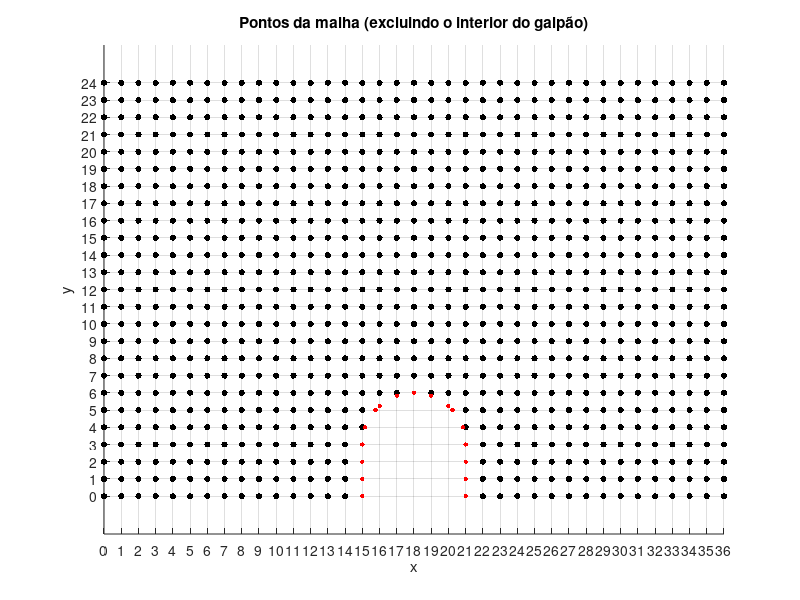

Source code (MATLAB): (Note: this script raises an error after producing the figure.)
clc, clear

% Criacao da malha

h = 3;
d = 5*h;
L = 2*h;
H = 8*h;

dx = 1;
dy = dx;

x = 0:dx:(2*d+L);
y = 0:dy:H;

[X,Y] = meshgrid(x,y);

% Outros parâmetros do problema

V = 100*3.6; %Velocidade em m/s!
lambda = 1.85;
toleracia = 0.01;
rho = 1.25;    % Densidade do ar (kg/m³)
gamma_ar = 1.4;% Razão de calor específico do ar

% Verificacao dos pontos dentro do galpao

isSolido = false(size(X));

for i = 1:length(x)
    for j = 1:length(y)
        xi = x(i);
        yj = y(j);
        % Se o ponto está dentro do telhado
        if xi >= d && xi <= d + L
            y_teto = sqrt((L/2)^2 - (xi - (d + L/2))^2) + h;
            if yj <= y_teto
                isSolido(j,i) = true; 
            end
        end
    end
end

[~, j_first] = find(isSolido(1, :), 1, 'first');
x_telha = (X(1,j_first)):dx:(d + L - dx);
y_telha = sqrt((L/2).^2 - (x_telha - (d + L/2)).^2) + h;
y_telha_aux = Y(length(0:dy:h)+1,1):dy:(h+L/2);
x_telha_esq = d + L/2 - sqrt((L/2)^2 - (y_telha_aux - h).^2); % Ramo esquerdo (sinal -)
x_telha_dir  = d + L/2 + sqrt((L/2)^2 - (y_telha_aux - h).^2); % Ramo direito (sinal +)
y_parede_esq = 0:dy:h;
x_parede_esq = d*ones(size(y_parede_esq));
y_parede_dir = 0:dy:h;
x_parede_dir = (d+L)*ones(size(y_parede_dir));

x_galpao = [x_parede_esq, x_telha_esq, x_telha, x_telha_dir, x_parede_dir];
y_galpao = [y_parede_esq, y_telha_aux, y_telha, y_telha_aux, y_parede_dir];


% Plota apenas os pontos da malha (isSolido == false)
mask = ~isSolido;  % true para pontos de malha válidos
scatter( X(mask), Y(mask), 20, 'k', 'filled' )
hold on
scatter(x_galpao, y_galpao, 10, 'r', 'filled')
axis equal
xlabel('x'); ylabel('y');
title('Pontos da malha (excluindo o interior do galpão)');
% Configurar o grid com espaçamento dx e dy
xticks(min(x):dx:max(x));  % Linhas verticais a cada dx
yticks(min(y):dy:max(y));  % Linhas horizontais a cada dy
grid on;

psi = 500*ones(size(X));
psi(isSolido) = 0;
psi = cond_contorno(X,Y,dx,dy,H,V,psi);

erro = 1;
while max(abs(erro(:))) > toleracia
    psi_aux = psi;
    for i=2:size(X,2)-1
        for j=2:size(Y,1)-1
            if ~isSolido(j,i)
                if isSolido(j,i-1) || isSolido(j,i+1) || isSolido(j-1,i)
                    if isSolido(j, i+1) && ~isSolido(j-1, i)
                        %Quadrante 1
                        a = (d-X(j,i))/dx;
                        psi(j,i)=(2/(a*dx^2)+2/dy^2)^(-1)*(2*psi(j,i-1)/(dx^2*(a+1))+(psi(j+1,i)+psi(j-1,i))/dy^2);
                    
                    elseif isSolido(j, i+1) && isSolido(j-1, i)
                        %Quadrante 2
                        a = ((d + L/2 - sqrt((L/2)^2 - (Y(j,i) - h)^2))-X(j,i))/dx;
                        b = (Y(j,i)-(sqrt((L/2)^2 - (X(j,i) - (d + L/2))^2) + h))/dy;
                        psi(j,i)=(2/(a*dx^2)+2/(b*dy^2))^(-1)*(2*psi(j,i-1)/(dx^2*(a+1))+2*psi(j+1,i)/(dy^2*(b+1))); 
                    
                    elseif isSolido(j, i-1) && isSolido(j-1, i)
                        %Quadrante 3
                        a = ((d + L/2 - sqrt((L/2)^2 - (Y(j,i) - h)^2))-X(j,i))/dx;
                        b = (Y(j,i)-(sqrt((L/2)^2 - (X(j,i) - (d + L/2))^2) + h))/dy;
                        psi(j,i)=(2/(a*dx^2)+2/(b*dy^2))^(-1)*(2*psi(j,i+1)/(dx^2*(a+1))+2*psi(j+1,i)/(dy^2*(b+1)));
                        
                    else %isSolido(j, i-1) && ~isSolido(j-1, i)
                        %Quadrante 4
                        a = (X(j,i)-(d+L))/dx;
                        psi(j,i)=(2/(a*dx^2)+2/dy^2)^(-1)*(2*psi(j,i+1)/(dx^2*(a+1))+(psi(j+1,i)+psi(j-1,i))/dy^2);
                        
                    end
                else
                    %Pontos interiores
                    psi(j,i) = (psi(j,i+1)+psi(j,i-1)+psi(j+1,i)+psi(j-1,i))/4;
                end    
            end 
        end
    end
    psi(2:end-1,2:end-1)=lambda*psi(2:end-1,2:end-1)+(1-lambda)*psi_aux(2:end-1,2:end-1);
    psi = cond_contorno(X,Y,dx,dy,H,V,psi);
    erro = abs((psi-psi_aux)./psi);
    display(max(erro(:)));
    contourf(X, Y, psi, 20, 'LineColor', 'none');
    colorbar;
    axis equal;
    xlabel('x'); ylabel('y');
    title('Função de Corrente Genérica (\psi)');
end



% % Exibir a matriz psi - Item A
% figure;
% contourf(X, Y, psi, 20, 'LineColor', 'none');
% colorbar;
% axis equal;
% xlabel('x'); ylabel('y');
% title('Função de Corrente Genérica (\psi)');
% hold on;
% scatter(X(isSolido), Y(isSolido), 2, 'r', 'filled'); % Destacar o sólido
% 
% % Calcular velocidades (apenas para pontos fora do sólido)
% u = zeros(size(psi));
% v = zeros(size(psi));
% u(~isSolido) = gradient(psi(~isSolido), dy);  % u = ∂ψ/∂y
% v(~isSolido) = -gradient(psi(~isSolido), dx); % v = -∂ψ/∂x
% 
% % Plotar campo de velocidade (setas pretas) - ItemB
% figure;
% quiver(X(mask), Y(mask), u(mask), v(mask), ...
%     'AutoScaleFactor', 1.5, ...
%     'Color', 'k', ...          % Define cor preta
%     'LineWidth', 1.2);         % Espessura das setas
% axis equal;
% grid on;                       % Adiciona grade
% xlabel('x (m)'); 
% ylabel('y (m)');
% title('Campo de Velocidade (Genérico)');
% 
% % Ajustar limites dos eixos (se necessário)
% xlim([min(x), max(x)]);
% ylim([min(y), max(y)]);
% 
% %Pressão item C
% 
% % Calcular a pressão (equação corrigida)
% gamma_term = (gamma_ar - 1) / gamma_ar;
% DeltaP = rho * gamma_term * ( (V^2)/2 - (u.^2 + v.^2)/2 );
% 
% % Mascarar pontos dentro do sólido (isSolido)
% DeltaP(isSolido) = NaN; % Ignorar pressão no interior
% 
% % Plotar pressão
% figure;
% contourf(X, Y, DeltaP, 50, 'LineColor', 'none');
% colorbar;
% colormap('jet');
% hold on;
% scatter(X(isSolido), Y(isSolido), 2, 'k', 'filled'); % Destacar o sólido
% axis equal;
% xlabel('x (m)');
% ylabel('y (m)');
% title('Distribuição de Pressão Relativa (p - p_{atm}) [Pa]');
% 
% % Item D

function psi = cond_contorno(X,Y,dx,dy,H,V,psi)
    
    %Margem inferior
    psi(1,:)=0;
    
    %Margem esquerda
    for j = 2:size(Y,1)-1
        if Y(j,1)<=0.05*H
            psi(j,1)=psi(j,2)+V*dx^2/(0.1*H);
        else
            psi(j,1)=psi(j,2);
        end
    end
    
    %Margem direita
    for j = 2:size(Y,1)-1
        if Y(j,end)<=0.05*H
            psi(j,end)=psi(j,end-1)+V*dx^2/(0.1*H);
        else
            psi(j,end)=psi(j,end-1);
        end
    end
    
    %Margem superior
    for i = 1:size(X,2)
        psi(end,i) = psi(end-1,i)+dy*V;
    end

end



